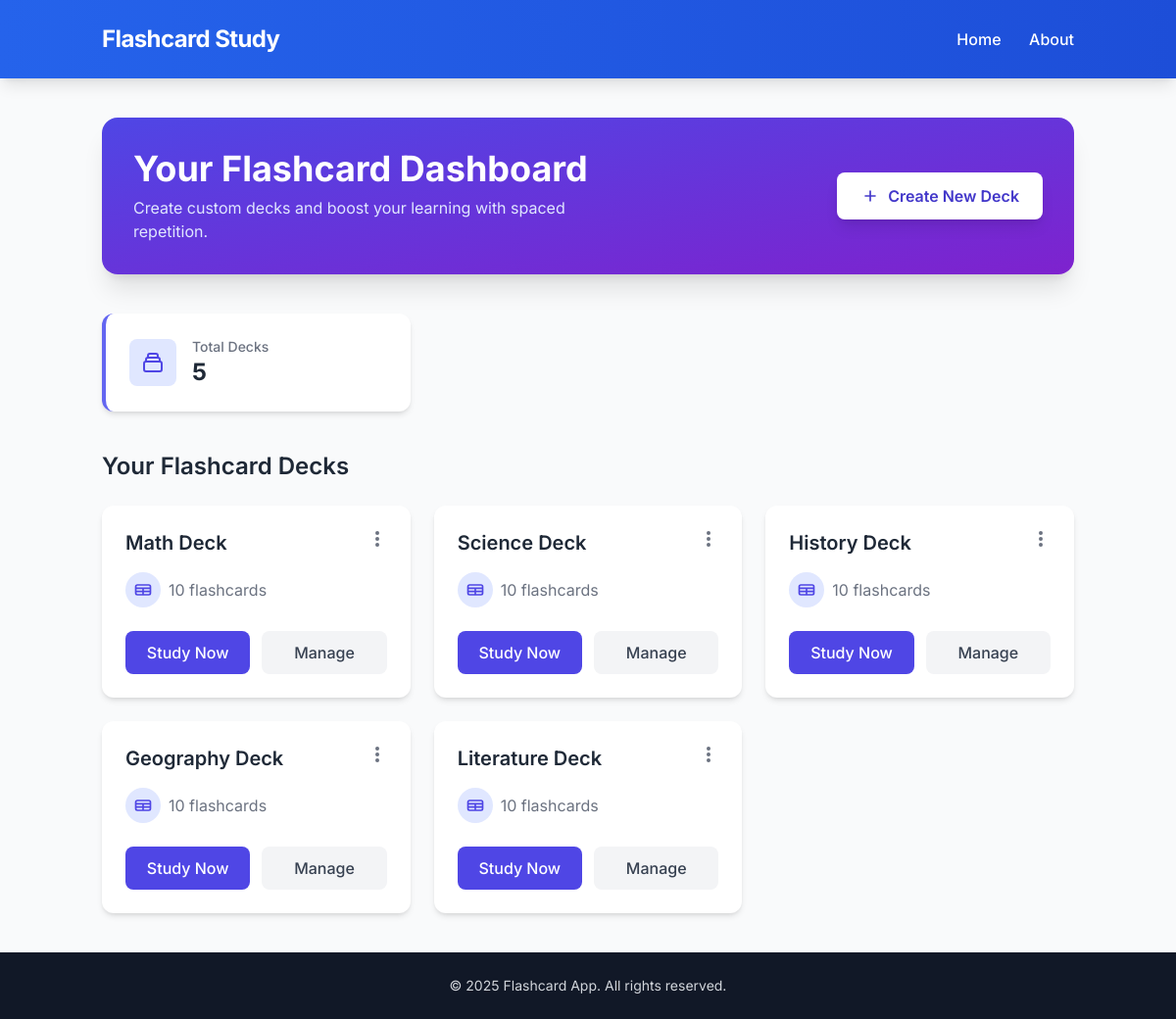
Before: / with the older database file.
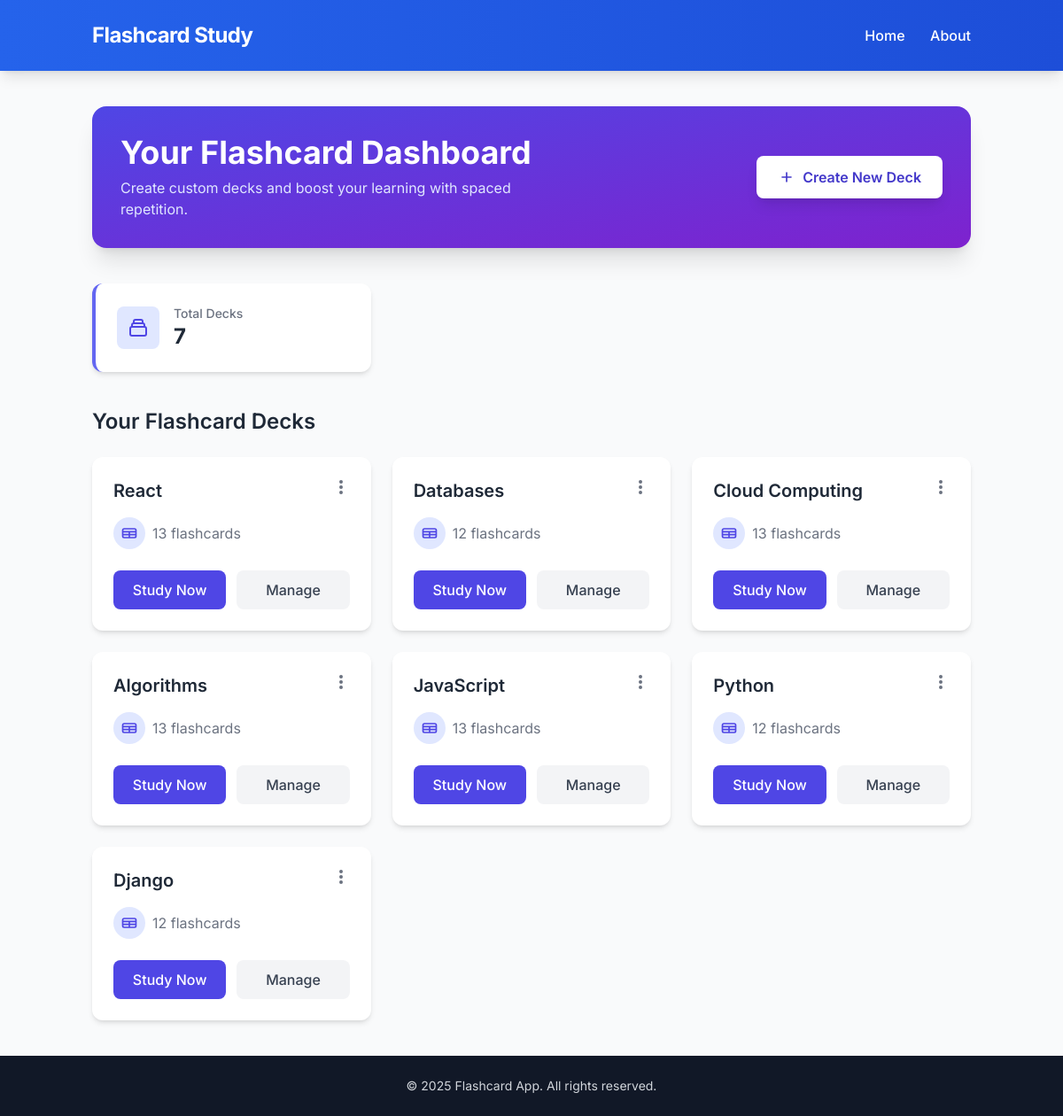
After: the same page with the newer database file.
### flashcards/models.py (models this page shows, shortened)
class Deck(models.Model):
    name = models.CharField(max_length=100)
    created_at = models.DateTimeField(auto_now_add=True)

### flashcards/views.py (the view)
# urls.py: 2. Add a URL to urlpatterns:  path('', views.home, name='home')
def home(request):
    decks = Deck.objects.all()
    return render(request, 'flashcards/home.html', {'decks': decks})

### flashcards/templates/flashcards/home.html (shortened to what this page needs)
{% extends 'flashcards/base.html' %}
{% block content %}
<section class="max-w-6xl mx-auto">
  <div
    class="bg-gradient-to-br from-indigo-600 to-purple-700 rounded-2xl p-8 mb-10 shadow-xl">
    <div class="flex flex-col md:flex-row justify-between items-center">
      <div class="text-white mb-6 md:mb-0">
        <h2 class="text-3xl md:text-4xl font-bold mb-2">Your Flashcard
          Dashboard</h2>
        <p class="text-indigo-100 max-w-md">Create custom decks and boost your
          learning with spaced repetition.</p>
      </div>
      <button id="create-deck-button"
        class="flex items-center bg-white text-indigo-700 py-3 px-6 rounded-lg hover:bg-indigo-50 transition-all duration-200 font-semibold shadow-lg transform hover:scale-105">
        <svg xmlns="http://www.w3.org/2000/svg" class="h-5 w-5 mr-2" fill="none"
          viewBox="0 0 24 24" stroke="currentColor">
          <path stroke-linecap="round" stroke-linejoin="round" stroke-width="2"
            d="M12 6v6m0 0v6m0-6h6m-6 0H6" />
        </svg>
        Create New Deck
      </button>
    </div>
  </div>
  <div class="grid grid-cols-1 md:grid-cols-3 gap-6 mb-10">
    <div class="bg-white rounded-xl shadow-md p-6 border-l-4 border-indigo-500">
      <div class="flex items-center">
        <div class="bg-indigo-100 p-3 rounded-lg mr-4">
        </div>
        <div>
          <p class="text-gray-500 text-sm font-medium">Total Decks</p>
          <h4 class="text-2xl font-bold text-gray-800">{{ decks|length }}</h4>
        </div>
      </div>
    </div>
  </div>
  <h3 class="text-2xl font-semibold text-gray-800 mb-6">Your Flashcard
    Decks</h3>
  <div id="decks-list"
    class="grid grid-cols-1 md:grid-cols-2 lg:grid-cols-3 gap-6">
    {% for deck in decks %}
    <div
      class="bg-white rounded-xl shadow-md hover:shadow-lg transition-all duration-300 overflow-hidden fade-in"
      data-deck-id="{{ deck.id }}">
      <div class="p-6">
        <div class="flex justify-between items-start mb-4">
          <h3 class="text-xl font-semibold text-gray-800">{{ deck.name }}</h3>
          <div class="dropdown relative">
            <button class="text-gray-500 hover:text-gray-700 focus:outline-none"
              id="dropdown-{{ deck.id }}">
              <svg xmlns="http://www.w3.org/2000/svg" class="h-5 w-5"
                viewBox="0 0 20 20" fill="currentColor">
                <path
                  d="M10 6a2 2 0 110-4 2 2 0 010 4zM10 12a2 2 0 110-4 2 2 0 010 4zM10 18a2 2 0 110-4 2 2 0 010 4z" />
              </svg>
            </button>
          </div>
        </div>
        <div class="flex items-center mb-6">
          <div class="bg-indigo-100 p-2 rounded-full">
            <svg xmlns="http://www.w3.org/2000/svg"
              class="h-5 w-5 text-indigo-600" fill="none" viewBox="0 0 24 24"
              stroke="currentColor">
              <path stroke-linecap="round" stroke-linejoin="round"
                stroke-width="2"
                d="M3 10h18M3 14h18m-9-4v8m-7 0h14a2 2 0 002-2V8a2 2 0 00-2-2H5a2 2 0 00-2 2v8a2 2 0 002 2z" />
            </svg>
          </div>
          <p class="text-gray-500 ml-2">{{ deck.flashcards.count }}
            flashcards</p>
        </div>
        <div class="flex space-x-3">
          <a href="{% url 'study_mode' deck.id %}"
            class="flex-1 bg-indigo-600 text-white py-2.5 px-4 rounded-lg hover:bg-indigo-700 transition-colors duration-200 font-medium text-center">
            Study Now
          </a>
          <a href="{% url 'deck_detail' deck.id %}"
            class="flex-1 bg-gray-100 text-gray-700 py-2.5 px-4 rounded-lg hover:bg-gray-200 transition-colors duration-200 font-medium text-center">
            Manage
          </a>
        </div>
      </div>
    </div>
    {% endfor %}
  </div>
</section>
{% endblock %}

### flashcards/templates/flashcards/base.html (shortened to what this page needs)
<!DOCTYPE html>
<html lang="en">
<head>
  <script src="https://cdn.tailwindcss.com"></script>
</head>
<body class="bg-gray-50 min-h-screen flex flex-col">
  <header class="bg-gradient-to-r from-blue-600 to-blue-700 text-white py-6 shadow-lg">
    <div class="container mx-auto px-4">
      <div class="flex items-center justify-between">
        <h1 class="text-2xl font-bold tracking-tight">Flashcard Study</h1>
        <nav class="space-x-6">
          <a href="{% url 'home' %}" class="text-white hover:text-blue-100 transition-colors duration-200 font-medium">Home</a>
          <a href="{% url 'about' %}" class="text-white hover:text-blue-100 transition-colors duration-200 font-medium">About</a>
        </nav>
      </div>
    </div>
  </header>
  <main class="container mx-auto py-10 px-4 flex-grow">
    {% block content %}
    {% endblock %}
  </main>
  <footer class="bg-gray-900 text-gray-300 py-6">
    <div class="container mx-auto px-4 text-center">
      <p class="text-sm">© 2025 Flashcard App. All rights reserved.</p>
    </div>
  </footer>
</body>
</html>

### flashcards/templates/flashcards/base.html (style rules this page uses)
body { font-family: 'Inter', sans-serif; }
.fade-in { animation: fadeIn 0.5s ease-in; }

Changed rows visible on the page:
removed Deck: name "Math Deck", flashcards.count "10"
removed Deck: name "Science Deck", flashcards.count "10"
removed Deck: name "History Deck", flashcards.count "10"
removed Deck: name "Geography Deck", flashcards.count "10"
removed Deck: name "Literature Deck", flashcards.count "10"
added Deck: name "React", flashcards.count "13"
added Deck: name "Databases", flashcards.count "12"
added Deck: name "Cloud Computing", flashcards.count "13"
added Deck: name "Algorithms", flashcards.count "13"
added Deck: name "JavaScript", flashcards.count "13"
added Deck: name "Python", flashcards.count "12"
added Deck: name "Django", flashcards.count "12"
Other visible differences:
{{ decks|length }}: "5" → "7"
